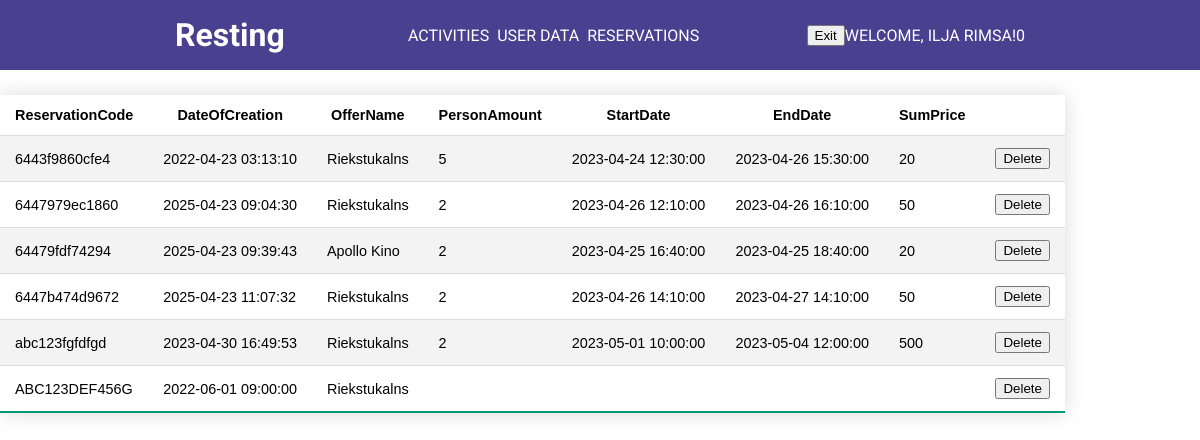
/php/user/UserReservation.php (signed in), run on an earlier commit of the app's database.
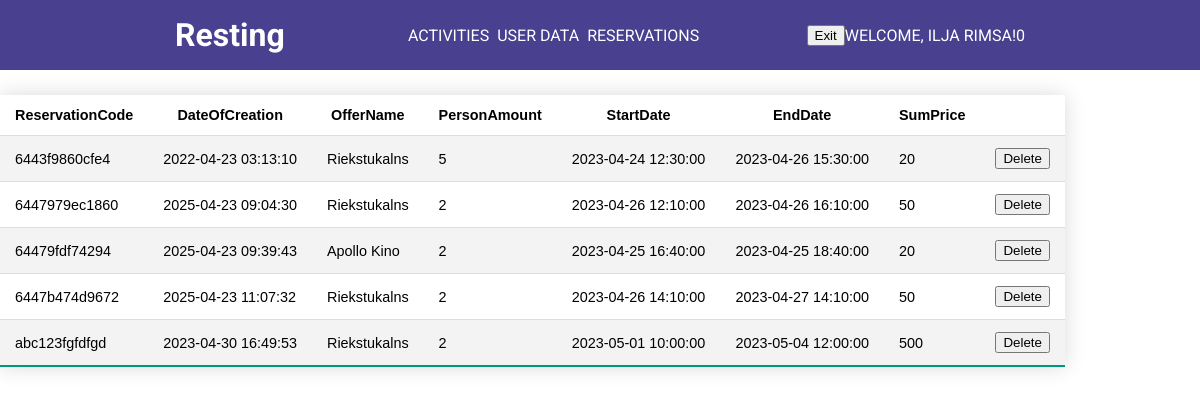
And on a later commit of the database.
### tables this page shows
CREATE TABLE IF NOT EXISTS `reservation` (
  `ReservationID` int NOT NULL AUTO_INCREMENT,
  `OfferID` int DEFAULT NULL,
  `CustomerID` int DEFAULT NULL,
  `DateOfCreation` datetime DEFAULT NULL,
  `ReservationCode` varchar(13) DEFAULT NULL,
  PRIMARY KEY (`ReservationID`),
  KEY `FK_reservation_offers` (`OfferID`),
  KEY `FK_reservation_customer` (`CustomerID`),
  CONSTRAINT `FK_reservation_customer` FOREIGN KEY (`CustomerID`) REFERENCES `customer` (`CustomerID`) ON DELETE CASCADE ON UPDATE CASCADE,
  CONSTRAINT `FK_reservation_offers` FOREIGN KEY (`OfferID`) REFERENCES `offers` (`OffersID`) ON DELETE CASCADE ON UPDATE CASCADE
);

CREATE TABLE IF NOT EXISTS `offers` (
  `OffersID` int NOT NULL AUTO_INCREMENT,
  `Name` text,
  `Address` text,
  `Price` text,
  `Details` text,
  `Link` text,
  `ImageID` int DEFAULT NULL,
  PRIMARY KEY (`OffersID`),
  KEY `FK_offers_images` (`ImageID`),
  CONSTRAINT `FK_offers_images` FOREIGN KEY (`ImageID`) REFERENCES `images` (`ImageID`) ON DELETE SET NULL ON UPDATE CASCADE
);

CREATE TABLE IF NOT EXISTS `reservationdetails` (
  `ReservationDetailsID` int NOT NULL AUTO_INCREMENT,
  `ReservationID` int DEFAULT NULL,
  `PersonAmount` int DEFAULT NULL,
  `StartDate` datetime DEFAULT NULL,
  `EndDate` datetime DEFAULT NULL,
  `SumPrice` int DEFAULT NULL,
  PRIMARY KEY (`ReservationDetailsID`),
  KEY `FK_reservationdetails_reservation` (`ReservationID`),
  CONSTRAINT `FK_reservationdetails_reservation` FOREIGN KEY (`ReservationID`) REFERENCES `reservation` (`ReservationID`) ON DELETE CASCADE ON UPDATE CASCADE
);

### php/user/UserReservation.php (the view, shortened to what this page needs)
<!DOCTYPE html>
<html>
<head>
	<link rel="stylesheet" href="..\..\css\admin\user_data.css">
</head>
<body>
<header>
    <div class="container row">
        <a href="UserMain.php" class="logo">Resting</a>
        <nav class="nav">
        <ul class="nav__list nav__list--primary">
            <li class="nav__item"><a href="ActivitiesUser.php" class="nav__link">Activities</a></li>
            <li class="nav__item"><a href="#" class="nav__link">User data</a></li>
            <li class="nav__item"><a href="#" class="nav__link">Reservations</a></li>
        </ul>
        <ul class="nav__list">
            <li class="nav__item">
              <a class="nav__link">
                <form action='..\..\FunctionsPHP\logout.php' method="post">
                  <button type="submit" name="logout">Exit</button>
                </form>
              </a>
            </li>
            <li>
              <a class="nav__link">
                <?php
                  if (isset($_SESSION['authorized']) && $_SESSION['authorized'] === true) {
                    echo 'Welcome, ' . $_SESSION['username'] . '!'.  $_SESSION['access'];
                  }
                ?>
              </a>
            </li>
        </ul>
        </nav>
    </div>
    </header>
    <table class="styled-table">
        <tr>
            <th>ReservationCode</th>
            <th>DateOfCreation</th>
            <th>OfferName</th>
            <th>PersonAmount</th>
            <th>StartDate</th>
            <th>EndDate</th>
            <th>SumPrice</th>
        </tr>
        <?php
        include '../../FunctionsPHP/DataBaseConn.php';
        $CustomerID = $_SESSION['CustomerID'];
        $query = $conn->prepare("SELECT * FROM reservation
                        LEFT JOIN Offers ON reservation.OfferID = Offers.OffersID
                        LEFT JOIN reservationdetails ON reservation.ReservationID = reservationdetails.ReservationID
                        WHERE CustomerID = $CustomerID");
        $query->execute();
        $results = $query->fetchAll();
        foreach ($results as $row) {
            echo "<tr><td>" . $row['ReservationCode'] . "</td>";
            echo "<td>" . $row['DateOfCreation'] . "</td>";
            echo "<td>" . $row['Name'] . "</td>";
            echo "<td>" . $row['PersonAmount'] . "</td>";
            echo "<td>" . $row['StartDate'] . "</td>";
            echo "<td>" . $row['EndDate'] . "</td>";
            echo "<td>" . $row['SumPrice'] . "</td>";
            echo "<td>";
            echo "<form action='..\..\FunctionsPHP\DeleteReservation.php' method='post'>";
            echo "<input type='submit' value='Delete'>";
            echo "</form>";
            echo "</td></tr>";
        }
        ?>
    </table>
</body>
</html>

What changed in the data, as far as the page shows it:
removed reservation: ReservationCode "ABC123DEF456G", DateOfCreation "2022-06-01 09:00:00", OfferID.Name "Riekstukalns"
